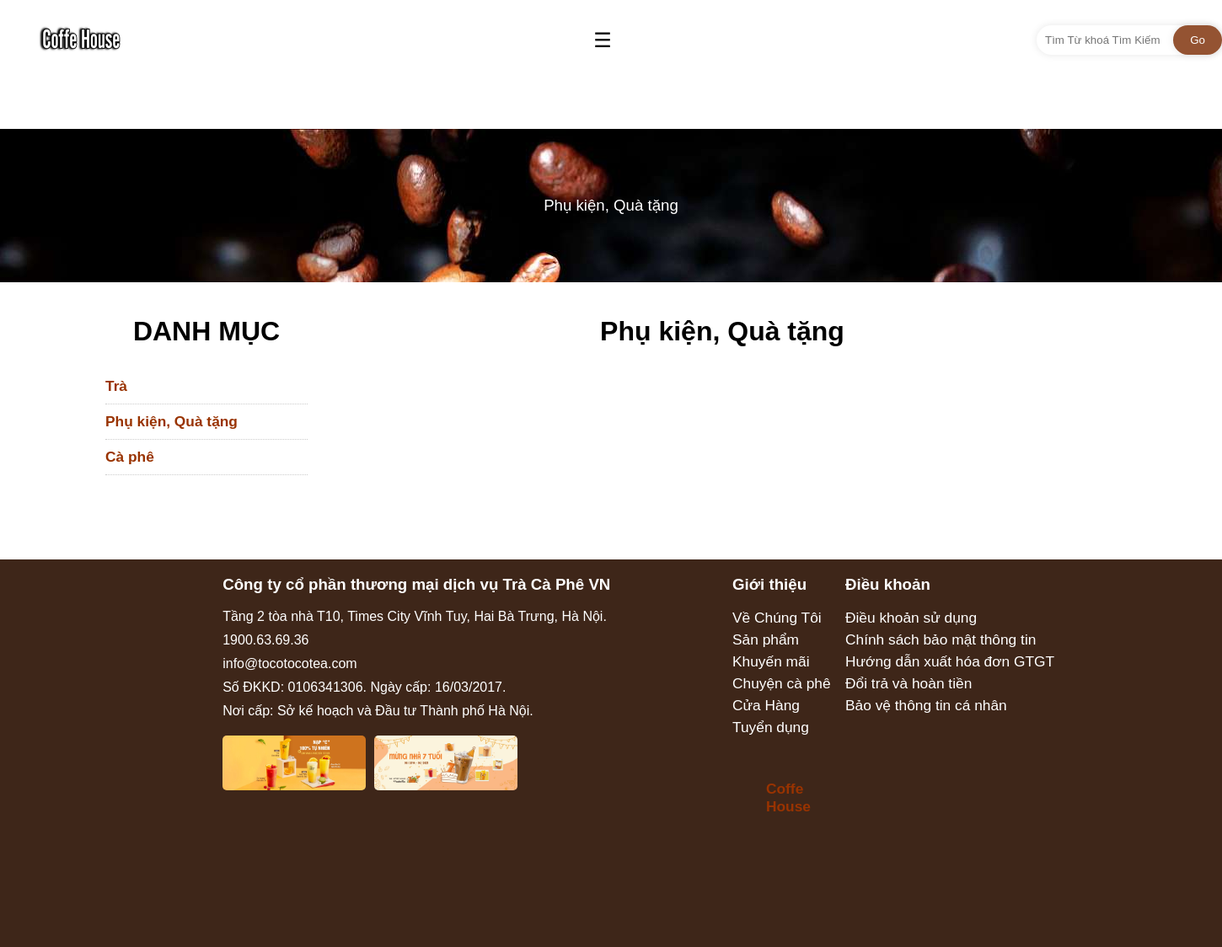
Page /index.php?pg=sanpham&iddm=2 on the committed database.
### tables this page shows
CREATE TABLE `danhmuc` (
  `id` int(4) NOT NULL,
  `name` varchar(50) NOT NULL,
  `home` tinyint(1) NOT NULL DEFAULT 0,
  `stt` tinyint(1) NOT NULL DEFAULT 0
);

### dao/pdo.php (called while the page is built, shortened)
<?php
function pdo_get_connection(){
    $dburl = "mysql:host=localhost;dbname=sql;charset=utf8";
    $username = 'root';
    $password = '';
    $conn = new PDO($dburl, $username, $password);
    $conn->setAttribute(PDO::ATTR_ERRMODE, PDO::ERRMODE_EXCEPTION);
    return $conn;
}
function pdo_query($sql){
    $sql_args = array_slice(func_get_args(), 1);
    try{
        $conn = pdo_get_connection();
        $stmt = $conn->prepare($sql);
        $stmt->execute($sql_args);
        $rows = $stmt->fetchAll();
        return $rows;
    }
    catch(PDOException $e){
        throw $e;
    }
    finally{
        unset($conn);
    }
}

### dao/danhmuc.php (the view, shortened to what this page needs)
<?php
require_once 'pdo.php';
function danhmuc_all(){
    $sql = "SELECT * FROM danhmuc";
    return pdo_query($sql);
}
function showdm ($dsdm){
    $html_dm='';
    foreach ($dsdm as $dm) {
        extract($dm);
        $link='index.php?pg=sanpham&iddm='.$id;
        $html_dm.='<a href="'.$link.'">'.$name.'</a>';
    }
    return $html_dm;
}

### layout/css/style.css (style rules this page uses)
body { margin: 0 auto; font-family: Arial, Helvetica, sans-serif; width: 100%; }
a { color: #993300; font-size: 13pt; font-weight: bold; text-decoration: none; }
.menutrai a { display: block; width: 100%; color: #993300; font-size: 13pt; font-weight: bold; text-decoration: none; margin-bottom: 10px; padding-bottom: 10px; border-bottom: 1px #CCC dotted; }

### view/header.php (style rules this page uses)
body { font-family: "Montserrat", sans-serif; margin: 0 auto; padding: 0; }

### rows in the picture
danhmuc: name "Trà"
danhmuc: name "Phụ kiện, Quà tặng"
danhmuc: name "Cà phê"

### other values in the picture
$title "Phụ kiện, Quà tặng"
